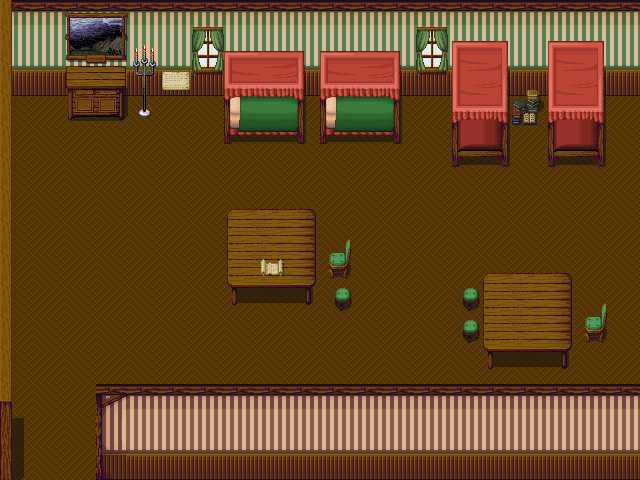

Tiled map render using the project's own tile images. Description and the map definition, with tile-layer contents summarised, below:
An orthogonal 20x15 tile map with 32x32 px tiles, 4 tile layers (base, base, base, top) and 10 objects.

<map version="1.0" orientation="orthogonal" width="20" height="15" tilewidth="32" tileheight="32">
 <tileset firstgid="1" name="tileset" tilewidth="32" tileheight="32">
  <image source="../tileset.png" />
 </tileset>
 <layer name="base" width="20" height="15">
  <data>[300 cells, 300 non-empty, 4 distinct tile ids]</data>
 </layer>
 <layer name="base" width="20" height="15">
  <data>[300 cells, 111 non-empty, 9 distinct tile ids]</data>
 </layer>
 <layer name="base" width="20" height="15">
  <data>[300 cells, 102 non-empty, 54 distinct tile ids]</data>
 </layer>
 <layer name="top" width="20" height="15">
  <data>[300 cells, 9 non-empty, 5 distinct tile ids]</data>
 </layer>
 <objectgroup name="collision" width="20" height="15">
  <object name="" x="0" y="0" width="640" height="96" />
  <object name="" x="544" y="96" width="64" height="64" />
  <object name="" x="448" y="96" width="64" height="64" />
  <object name="" x="320" y="96" width="96" height="32" />
  <object name="" x="224" y="96" width="96" height="32" />
  <object name="" x="64" y="96" width="96" height="32" />
  <object name="" x="224" y="224" width="96" height="64" />
  <object name="" x="480" y="288" width="96" height="64" />
  <object name="" x="96" y="384" width="544" height="96" />
  <object name="" x="0" y="96" width="32" height="384" />
 </objectgroup>
</map>
